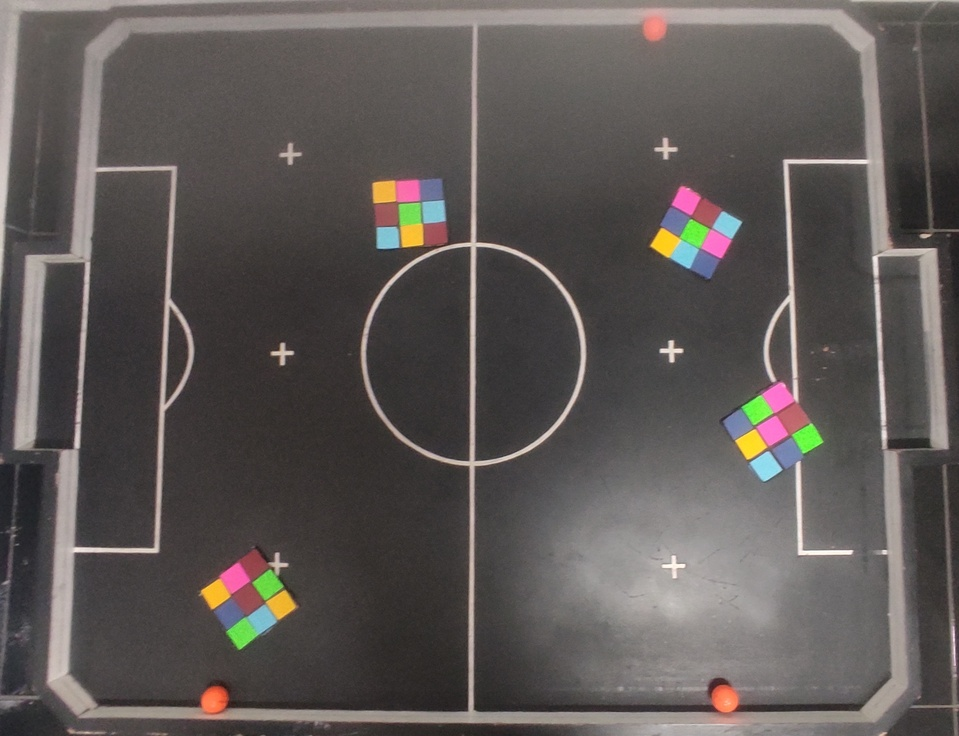
#> input picture normal_field.jpg, 959 x 736 px, shrunk from 2065 x 1584 before the run
$ python basic_kmeans.py
#> lines starting #> are read from the running program, lines starting #| are printed output that depends on the picture
import cv2
import numpy as np
import matplotlib.pyplot as plt
import time

# Load and convert the image
img = cv2.imread("./normal_field.jpg")
#> img is the input picture: shape (736, 959, 3); mean B, G, R 85.5, 87.8, 93.2
img = cv2.cvtColor(img, cv2.COLOR_BGR2RGB)

# Reshape the image to a 2D array of RGB values
pixels = img.reshape(-1, 3)

# Calculate the distance from the black-white diagonal
distances = np.linalg.norm(pixels - np.mean(pixels, axis=1, keepdims=True), axis=1)

# Filter out pixels close to the black-white diagonal
threshold = 30 # Adjust this value as needed
mask = distances > threshold
filtered_pixels = pixels[mask]

# Find unique rows (unique colors) and their counts
unique_pixels, inverse_indices = np.unique(filtered_pixels, axis=0, return_inverse=True)

# Convert unique pixel values to float32 for k-means
unique_pixels = np.float32(unique_pixels)

# Define criteria and apply k-means
criteria = (cv2.TERM_CRITERIA_EPS + cv2.TERM_CRITERIA_MAX_ITER, 10, 1.0)
K = 9  # Number of clusters desired
attempts = 10
aa = time.time()
ret, label, center = cv2.kmeans(unique_pixels, K, None, criteria, attempts, cv2.KMEANS_PP_CENTERS)
#> ret = 15176183; label = 16539 values, max 8 at index 0, min 0 at index 34, mean 3.58; center = [[108.6, 123.5, 155.4], [243.9, 193.7, 60.4], [114.5, 223.9, 82.47], [246.8, 115.3, 185.9], [157.5, 90.35, 91.07], [139.2, 200.7, 215.3], [204.5, 136.7, 134.3], [236.3, 121.5, 81.46], [107, 84.7, 56.76]]
bb = time.time()
print("Time to run k-means: ", bb - aa)

# Convert the center (cluster centroids) back to uint8 (RGB)
center = np.uint8(center)
#> center = [[108, 123, 155], [243, 193, 60], [114, 223, 82], [246, 115, 185], [157, 90, 91], [139, 200, 215], [204, 136, 134], [236, 121, 81], [106, 84, 56]]

# Replace each pixel in the original image with the centroid of its cluster
segmented_pixels = center[label[inverse_indices]].reshape(-1, 3)

# Reconstruct the full image including the background pixels
result_image = np.zeros_like(pixels)
result_image[mask] = segmented_pixels

# Reshape the segmented pixels back to the original image shape
result_image = result_image.reshape(img.shape)

# Create an image to display the cluster centroids as color boxes
box_width = 100
centroid_image = np.zeros((box_width, K * box_width, 3), dtype=np.uint8)

# Draw the centroids with RGB labels
for i in range(K):
    centroid_image[:, i * box_width:(i + 1) * box_width] = center[i]
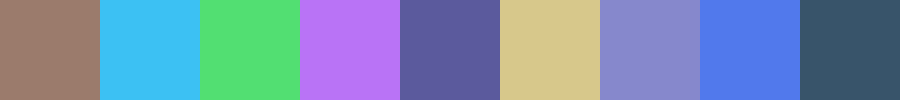
#> centroid_image: shape (100, 900, 3); mean of channels 0, 1, 2 172.6, 142.8, 117.7; drawn as B, G, R


# Plot the original, segmented images, and centroids with RGB codes
figure_size = 20

# Create a figure
fig, axs = plt.subplots(1, 2, figsize=(figure_size, figure_size))

# Plot the original image
axs[0].imshow(img)
axs[0].set_title('Original Image')
axs[0].set_xticks([])
axs[0].set_yticks([])

# Plot the segmented image
axs[1].imshow(result_image)
axs[1].set_title('Segmented Image when K = %i' % K)
axs[1].set_xticks([])
axs[1].set_yticks([])

fig2, axs2 = plt.subplots(1, 1, figsize=(figure_size, figure_size))

# Plot the centroids
axs2.imshow(centroid_image)
axs2.set_title('Cluster Centroids')
axs2.set_xticks([])
axs2.set_yticks([])

# Add RGB codes below each centroid
for i in range(K):
    axs2.text((i + 0.5) * box_width, box_width + 20, f'RGB: {center[i]}', fontsize=12, ha='center', va='top')

plt.tight_layout()
plt.show()
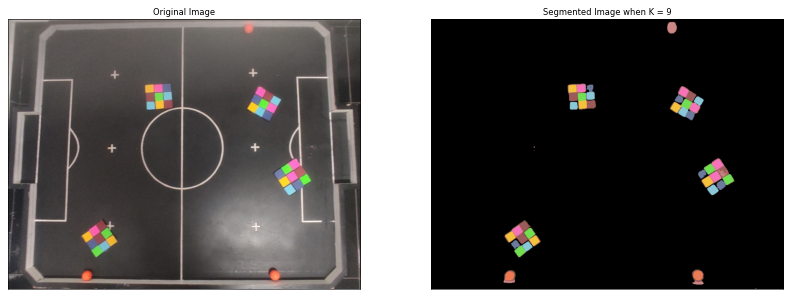
#> figure drawn by matplotlib, 2 panels
